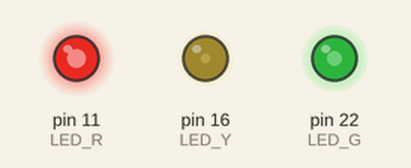
The program below on a simulated Raspberry Pi (header pin numbers). Shown: output pins drawn as LEDs (lit = HIGH). At 3.0 s the program stops and its outputs stay as they are.

Above: at 0.1 s.
At 1.1 s:
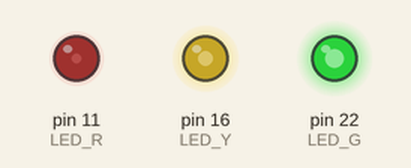
At 2.1 s:
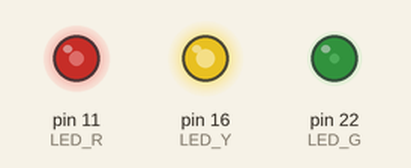
At 3.1 s:
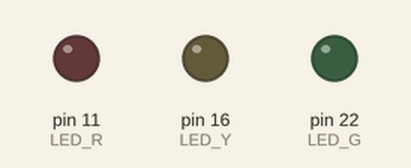
Timing chart, 0 to 4.5 s (numbered marks = the images above):
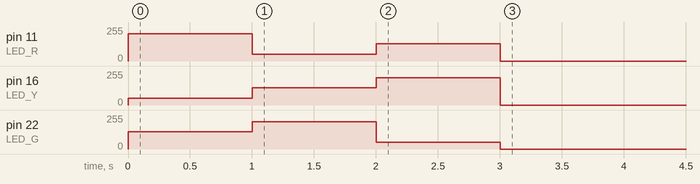

Measured:
- by itself, pin 11 (LED_R): 0/255 → 204/255 at 0.00 s, → 51/255 1.0 s later, → 128/255 1.0 s later, → 0/255 1.0 s later
- by itself, pin 16 (LED_Y): 0/255 → 51/255 at 0.00 s, → 128/255 1.0 s later, → 204/255 1.0 s later, → 0/255 1.0 s later
- by itself, pin 22 (LED_G): 0/255 → 128/255 at 0.00 s, → 204/255 1.0 s later, → 51/255 1.0 s later, → 0/255 1.0 s later

The program:

LED_PWM_01.py
```python
# coding: utf-8

# GPIO
import RPi.GPIO as GPIO
import time

# GPIO 핀번호 할당
GPIO.setmode(GPIO.BOARD)

# 핀(채널)번호 설정
LED_R = 11
LED_Y = 16
LED_G = 22

# 밝기 목록 (0.0 ~ 100.0)
dc = [0,1,2,3,4,5,6,7,8,9,10,12,13,15,20,30,50,70,100]

# 핀 설정
GPIO.setup(LED_R, GPIO.OUT, initial=GPIO.LOW)
GPIO.setup(LED_Y, GPIO.OUT, initial=GPIO.LOW)
GPIO.setup(LED_G, GPIO.OUT, initial=GPIO.LOW)

# PWM 객체 생성 : 11번 핀, 주파수 - 100Hz
p_r = GPIO.PWM(LED_R, 100)
p_y = GPIO.PWM(LED_Y, 100)
p_g = GPIO.PWM(LED_G, 100)

# PWM 신호 출력
p_r.start(80)
p_y.start(20)
p_g.start(50)
time.sleep(1)
p_r.start(20)
p_y.start(50)
p_g.start(80)
time.sleep(1)
p_r.start(50)
p_y.start(80)
p_g.start(20)
time.sleep(1)


# PWM 정지
p_r.stop()
p_y.stop()
p_g.stop()

# GPIO 개방
GPIO.cleanup()
```
